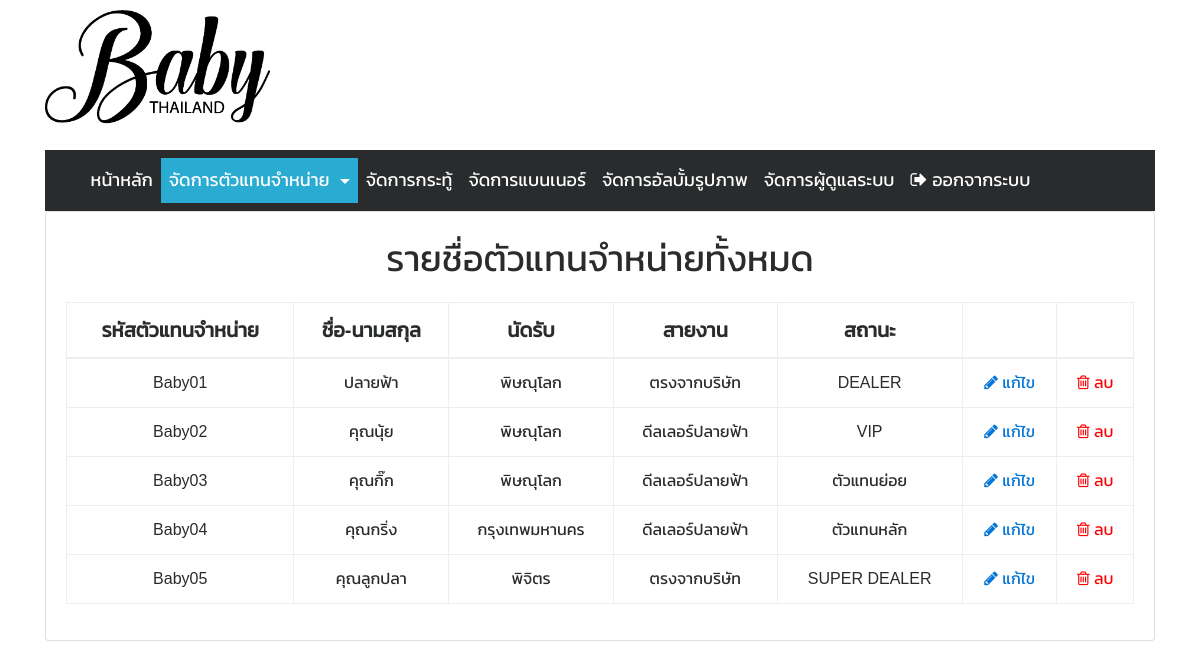
Screenshot of /admin/list_agent.php (signed in) with the database file from the repository.
### tables this page shows
CREATE TABLE `tb_user` (
  `id` int(11) UNSIGNED NOT NULL,
  `code` varchar(255) NOT NULL,
  `full_name` varchar(255) NOT NULL,
  `tel` varchar(255) NOT NULL,
  `province_name` varchar(255) NOT NULL,
  `position` varchar(255) NOT NULL,
  `image` varchar(255) NOT NULL
);

CREATE TABLE `tb_status` (
  `user_id` int(11) UNSIGNED NOT NULL,
  `status` varchar(255) NOT NULL
);

### admin/list_agent.php (the view, shortened to what this page needs)
<?php
include "header.php";
include "navbar.php";
?>
<div class="row">
    <div class="col-xs-12 col-sm-12 col-md-12">
        <div class="card">
            <div class="card-block">
                <div class="form-group text-center">
                    <span style="font-size: 36px;">รายชื่อตัวแทนจำหน่ายทั้งหมด</span>
                </div>
                    <div class="table-responsive">
                        <table class="table table-bordered">
                            <thead>
                            <tr>
                                <th style="font-size: 20px;">รหัสตัวแทนจำหน่าย</th>
                                <th style="font-size: 20px;">ชื่อ-นามสกุล</th>
                                <th style="font-size: 20px;">นัดรับ</th>
                                <th style="font-size: 20px;">สายงาน</th>
                                <th style="font-size: 20px;">สถานะ</th>
                                <th></th>
                                <th></th>
                            </tr>
                            </thead>
                            <tbody>
                            <?php
                            $sql = "SELECT * FROM tb_user";
                            $result = $conn->query($sql);
                            while ($row = mysqli_fetch_assoc($result)) {
                                echo "<tr>";
                                echo "<td>".$row["code"]."</td>";
                                echo "<td>".$row["full_name"]."</td>";
                                echo "<td>".$row["province_name"]."</td>";
                                echo "<td>".$row["position"]."</td>";
                                $user_id = $row["id"];
                                $sql = "SELECT * FROM tb_status WHERE user_id = $user_id";
                                $result_status = $conn->query($sql);
                                while ($row_status = mysqli_fetch_assoc($result_status)) {
                                    echo "<td>".$row_status["status"]."</td>";
                                }
                                echo "<td><a href='update_agent.php?id=".$user_id."'><i class='fa fa-pencil'></i> แก้ไข</a></td>";
                                echo "<td><a href='../process/delete_agent.php?id=".$user_id."' style='color: red;'><i class='fa fa-trash-o'></i> ลบ</a></td>";
                                echo "</tr>";
                            }
                            ?>
                            </tbody>
                        </table>
                    </div>
            </div>
        </div>
    </div>
</div>
<?php include "footer.php"; ?>

### admin/header.php (shortened to what this page needs)
<!DOCTYPE html>
<html>
<head>
    <link rel="stylesheet" href="../assets/css/bootstrap.min.css">
    <link rel="stylesheet" href="../assets/css/sweetalert.css">
    <link rel="stylesheet" href="../assets/font-awesome-4.7.0/css/font-awesome.min.css">
    <link rel="stylesheet" href="../assets/css/magnific-popup.css">
</head>
<body>
<div class="container">
    <div class="row">
        <div class="col">
            <img style="height: 150px;" src="../assets/images/logo.png">
        </div>
    </div>

### admin/navbar.php (shortened to what this page needs)
<nav class="navbar navbar-toggleable-md navbar-inverse bg-inverse" style="//background-color: #ff8080;">
    <a class="navbar-brand" href="#">
        <span>&nbsp;</span>
    </a>
    <div class="collapse navbar-collapse" id="navbarNavDropdown">
        <ul class="navbar-nav" id="navbar-font">
            <?php
            if ($_SESSION["navbar"] == "main") {
                echo "<li class=\"nav-item active\">";
            } else {
                echo "<li class=\"nav-item\">";
            }
            ?>
                <a class="nav-link" href="main.php">หน้าหลัก <span class="sr-only">(current)</span></a>
            </li>
            <?php
            if ($_SESSION["navbar"] == "manage_agent") {
                echo "<li class=\"nav-item dropdown active\">";
            } else {
                echo "<li class=\"nav-item dropdown\">";
            }
            ?>
                <a class="nav-link dropdown-toggle" href="http://example.com" id="navbarDropdownMenuLink" data-toggle="dropdown" aria-haspopup="true" aria-expanded="false">
                    จัดการตัวแทนจำหน่าย
                </a>
            </li>
            <?php
            if ($_SESSION["navbar"] == "manage_topic") {
                echo "<li class=\"nav-item active\">";
            } else {
                echo "<li class=\"nav-item\">";
            }
            ?>
            <a class="nav-link" href="manage_topic.php">จัดการกระทู้</a>
            </li>
            <?php
            if ($_SESSION["navbar"] == "manage_banner") {
                echo "<li class=\"nav-item active\">";
            } else {
                echo "<li class=\"nav-item\">";
            }
            ?>
                <a class="nav-link" href="update_banner.php">จัดการแบนเนอร์</a>
            </li>
            <?php
            if ($_SESSION["navbar"] == "manage_album") {
                echo "<li class=\"nav-item active\">";
            } else {
                echo "<li class=\"nav-item\">";
            }
            ?>
            <a class="nav-link" href="manage_album.php">จัดการอัลบั้มรูปภาพ</a>
            </li>
            <?php
            if ($_SESSION["navbar"] == "manage_admin") {
                echo "<li class=\"nav-item active\">";
            } else {
                echo "<li class=\"nav-item\">";
            }
            ?>
            <a class="nav-link" href="manage_admin.php">จัดการผู้ดูแลระบบ</a>
            </li>
            <li class="nav-item">
                <a class="nav-link" href="../process/logout.php"><i class="fa fa-sign-out"></i> ออกจากระบบ</a>
            </li>
        </ul>
    </div>
</nav>

### admin/footer.php
        </div>
    </body>
</html>

### admin/header.php (style rules this page uses)
body { font-family: 'Kanit', sans-serif; }
#navbar-font li a { font-size: 18px; color: #fff; }

### admin/navbar.php (style rules this page uses)
.active { background-color: #2aabd2; }

### admin/list_agent.php (style rules this page uses)
tr th { text-align: center; vertical-align: middle !important; }
tr td { text-align: center; vertical-align: middle !important; }

### rows the page displays
tb_user: code "Baby01", full_name "ปลายฟ้า", province_name "พิษณุโลก", position "ตรงจากบริษัท"
tb_status: status "DEALER"
tb_user: code "Baby02", full_name "คุณนุ้ย", province_name "พิษณุโลก", position "ดีลเลอร์ปลายฟ้า"
tb_status: status "VIP"
tb_user: code "Baby03", full_name "คุณกิ๊ก", province_name "พิษณุโลก", position "ดีลเลอร์ปลายฟ้า"
tb_status: status "ตัวแทนย่อย"
tb_user: code "Baby04", full_name "คุณกริ่ง", province_name "กรุงเทพมหานคร", position "ดีลเลอร์ปลายฟ้า"
tb_status: status "ตัวแทนหลัก"
tb_user: code "Baby05", full_name "คุณลูกปลา", province_name "พิจิตร", position "ตรงจากบริษัท"
tb_status: status "SUPER DEALER"
